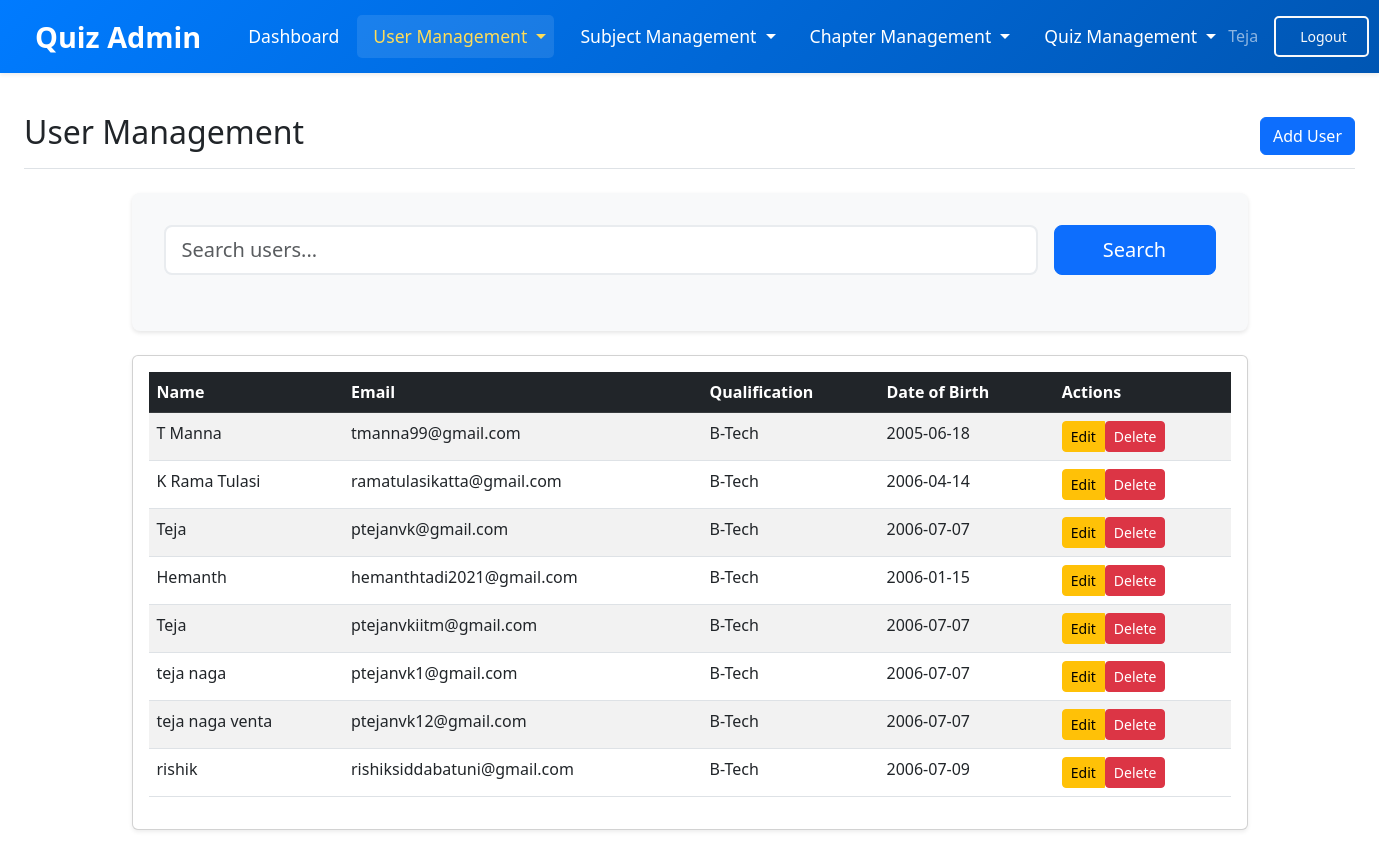
Before: /admin/users (signed in) with the older database file.
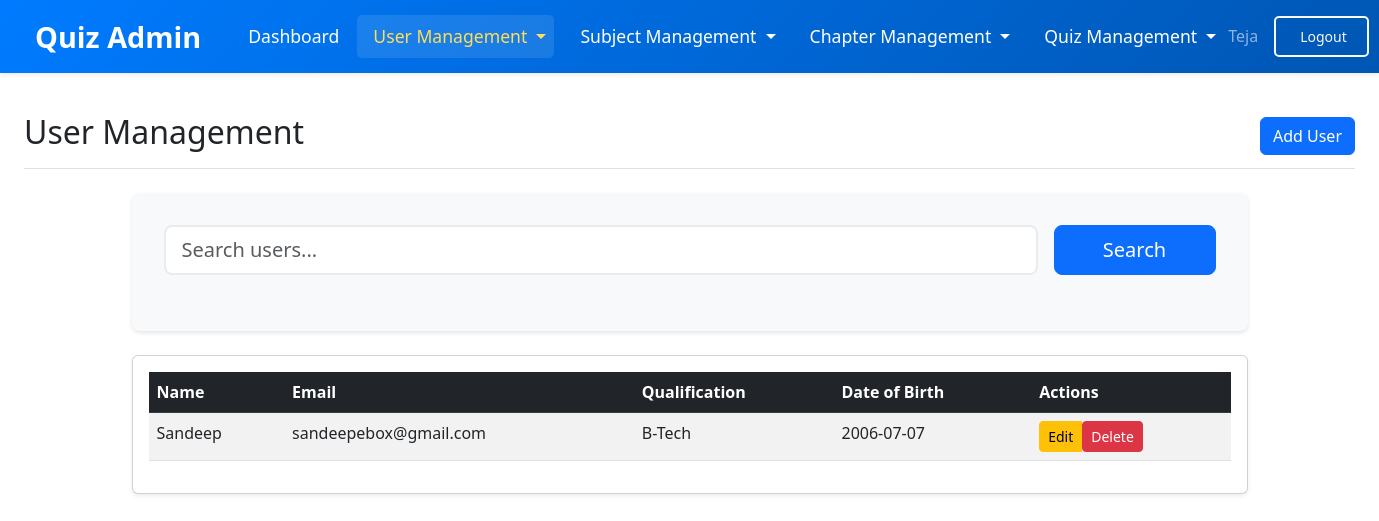
After: the same page with the newer database file.
### models/models.py (models this page shows)
class User(db.Model, UserMixin):
    __tablename__ = 'user'
    id = db.Column(db.Integer, primary_key=True)
    email = db.Column(db.String(150), unique=True)
    password = db.Column(db.String(150))
    name = db.Column(db.String(150))
    qualification = db.Column(db.String(150))
    dob = db.Column(db.Date)
    is_admin = db.Column(db.Boolean, default=False)
    scores = db.relationship('Score', backref='user')

### models/admin.py (the view)
@admin.route('/users')
@login_required
@admin_required
def users():
    users = User.query.filter_by(is_admin=False).all()
    return render_template('admin/users.html', user=current_user, users=users)

### models/__init__.py (called while the page is built)
def create_app():
    app = Flask(__name__, template_folder=r'C:\Users\DELL\OneDrive\Desktop\quiz-app(final)\quiz-application\templates')
    app.config['SECRET_KEY'] = '24f1005262'
    app.config['SQLALCHEMY_DATABASE_URI'] = f'sqlite:///{DB_NAME}'
    app.config['SQLALCHEMY_TRACK_MODIFICATIONS'] = False
    db.init_app(app)
    l_manager = LoginManager()
    l_manager.login_view = 'auth.login'
    l_manager.init_app(app)
    from .models import User
    @l_manager.user_loader
    def load_user(id):
        return User.query.get(int(id))
    from .auth import auth
    from .views import views
    from .admin import admin
    app.register_blueprint(auth, url_prefix='/')
    app.register_blueprint(views, url_prefix='/')
    app.register_blueprint(admin, url_prefix='/admin')
    create_database(app)
    create_admin(app)
    return app

### models/admin.py (called while the page is built)
def admin_required(f):
    @wraps(f)
    def decorated_function(*args, **kwargs):
        if not current_user.is_authenticated or not current_user.is_admin:
            flash('Access denied. Admin privileges required.', category='error')
            return redirect(url_for('views.home'))
        return f(*args, **kwargs)
    return decorated_function

### templates/admin/users.html (shortened to what this page needs)
{% extends "admin/admin_layout.html" %}
{% block admin_content %}
<div class="d-flex justify-content-between flex-wrap flex-md-nowrap align-items-center pt-3 pb-2 mb-3 border-bottom">
    <h1 class="h2">User Management</h1>
    <a href="{{ url_for('admin.add_user') }}" class="btn btn-primary">Add User</a>
</div>
<div class="container mt-4">
    <div class="search-section mb-4">
        <form action="{{ url_for('admin.admin_search') }}" method="GET" class="mb-4">
            <div class="row g-3">
                <div class="col-md-10">
                    <input type="text" name="query" class="form-control form-control-lg"
                           placeholder="Search users...">
                </div>
                <div class="col-md-2">
                    <button type="submit" class="btn btn-primary btn-lg w-100">Search</button>
                </div>
            </div>
        </form>
    </div>
    <div class="card shadow-sm">
        <div class="card-body">
            <div class="table-responsive">
                <table class="table table-striped table-hover">
                    <thead class="table-dark">
                        <tr>
                            <th>Name</th>
                            <th>Email</th>
                            <th>Qualification</th>
                            <th>Date of Birth</th>
                            <th>Actions</th>
                        </tr>
                    </thead>
                    <tbody>
                        {% for user in users %}
                        <tr>
                            <td>{{ user.name }}</td>
                            <td>{{ user.email }}</td>
                            <td>{{ user.qualification }}</td>
                            <td>{{ user.dob }}</td>
                            <td>
                                <div class="btn-group" role="group">
                                    <a href="{{ url_for('admin.edit_user', user_id=user.id) }}" class="btn btn-sm btn-warning">Edit</a>
                                    <form action="{{ url_for('admin.delete_user', user_id=user.id) }}" method="POST" class="d-inline">
                                        <button type="submit" class="btn btn-sm btn-danger" onclick="return confirm('Are you sure you want to delete this user?')">Delete</button>
                                    </form>
                                </div>
                            </td>
                        </tr>
                        {% endfor %}
                    </tbody>
                </table>
            </div>
        </div>
    </div>
</div>
{% endblock admin_content %}

Changed rows visible on the page:
removed User: name "K Rama Tulasi", email "ramatulasikatta@gmail.com", qualification "B-Tech", dob "2006-04-14"
removed User: name "Teja", email "ptejanvk@gmail.com", qualification "B-Tech", dob "2006-07-07"
removed User: name "Hemanth", email "hemanthtadi2021@gmail.com", qualification "B-Tech", dob "2006-01-15"
removed User: name "Teja", email "ptejanvkiitm@gmail.com", qualification "B-Tech", dob "2006-07-07"
removed User: name "teja naga", email "ptejanvk1@gmail.com", qualification "B-Tech", dob "2006-07-07"
removed User: name "teja naga venta", email "ptejanvk12@gmail.com", qualification "B-Tech", dob "2006-07-07"
removed User: name "rishik", email "rishiksiddabatuni@gmail.com", qualification "B-Tech", dob "2006-07-09"
changed User "B-Tech": name "T Manna" → "Sandeep"; email "tmanna99@gmail.com" → "sandeepebox@gmail.com"; dob "2005-06-18" → "2006-07-07"
